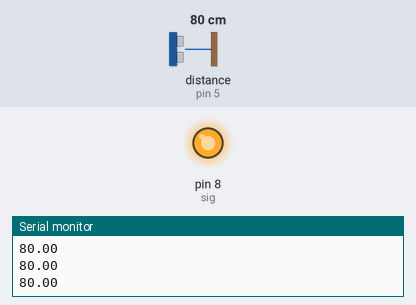
A sketch run on a simulated Arduino Uno, built with avr-gcc and run on an emulated ATmega328P. Shown: output pins drawn as LEDs (lit = HIGH), the last lines printed to the serial monitor. Inputs (shaded band) come from the test bench; at power-on: distance to the obstacle (sensor on pin 5) 80 cm. The echo pulse lasts 58.3 µs per cm.

Above: at 1.2 s.
1.3 s: distance to the obstacle (sensor on pin 5) set to 94 cm
2.8 s: distance to the obstacle (sensor on pin 5) set to 105 cm
At 3.8 s:
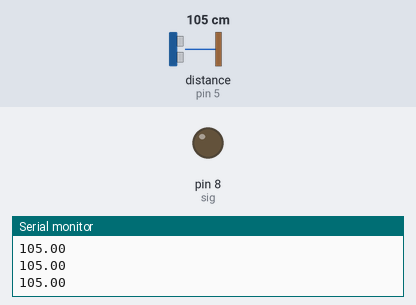
4.3 s: distance to the obstacle (sensor on pin 5) set to 2 cm
At 4.7 s:
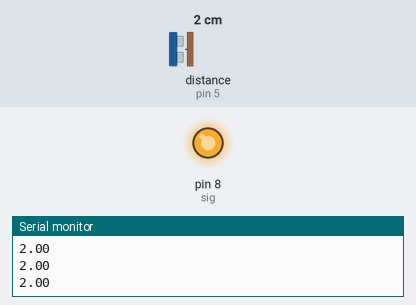
5.8 s: distance to the obstacle (sensor on pin 5) set to 120 cm
At 7.1 s:
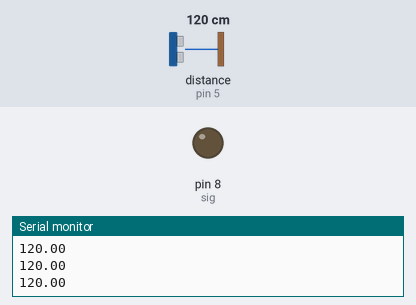
Timing chart, 0 to 8.3 s (numbered marks = the images above; inputs shaded):
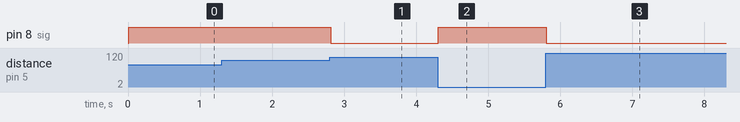

Measured:
- the behaviour switches between 99 and 100 cm on distance to the obstacle (sensor on pin 5) (found by bisection; images 0 and 1)
- after the input at 2.8 s, pin 8 (sig): HIGH → LOW at once
- after the input at 4.3 s, pin 8 (sig): LOW → HIGH at once
- after the input at 5.8 s, pin 8 (sig): HIGH → LOW at once

The sketch:

sketch_jun15b.ino
```cpp
#include <HCSR04.h>

int sig = 8;
int trig = 4;
int echo = 5;
HCSR04 s1(trig,echo);
void setup() {
  // put your setup code here, to run once:
  Serial.begin(9600);
  pinMode(sig,OUTPUT);
}

void loop() {
  // put your main code here, to run repeatedly:
  Serial.println(s1.dist());
  if(s1.dist()<100)
    digitalWrite(sig,HIGH);
  else
    digitalWrite(sig,LOW);
}
```
